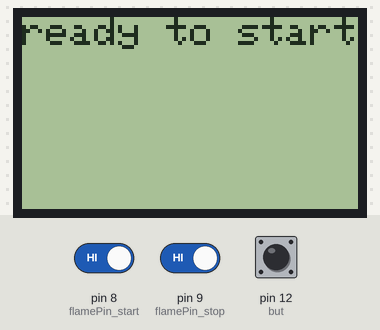
A sketch run on a simulated Arduino Uno, built with avr-gcc and run on an emulated ATmega328P. Parts: 84×48 one-colour display. The test bench sets the inputs (shaded band); at power-on: pin 9 (flamePin_stop) HIGH, pin 12 (but) HIGH, pin 8 (flamePin_start) HIGH. What the sketch prints to the serial monitor is not drawn.

Above: at 2.2 s.
2.3 s: pin 9 (flamePin_stop) driven LOW
At 3.3 s:
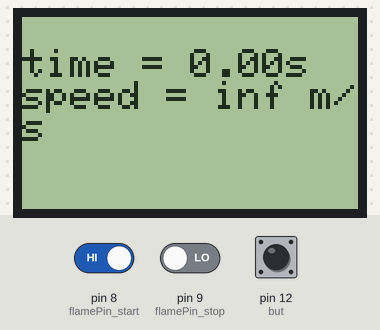
3.8 s: pin 12 (but) pulled LOW for 0.15 s
At 4.6 s:
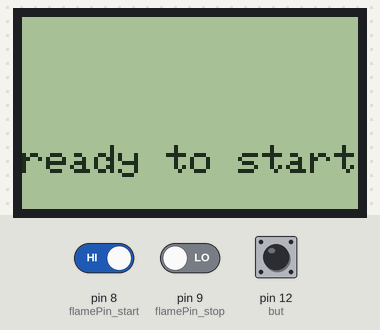
6.3 s: pin 12 (but) pulled LOW for 1 s
At 7.0 s:
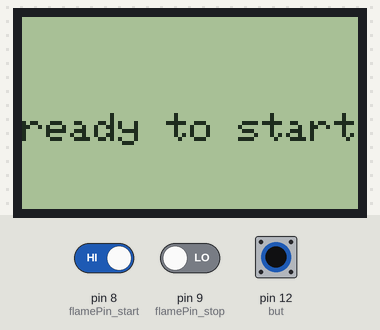
8.8 s: pin 12 (but) pulled LOW for 3.2 s
13.5 s: pin 8 (flamePin_start) driven LOW and pin 9 (flamePin_stop) driven HIGH and pin 12 (but) driven LOW
At 15.4 s:
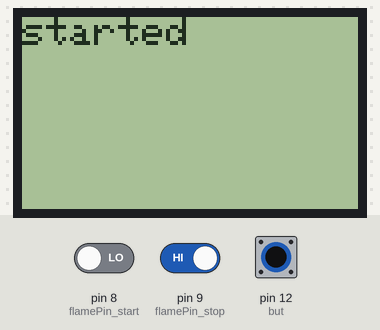
16.0 s: pin 9 (flamePin_stop) driven LOW
At 16.8 s:
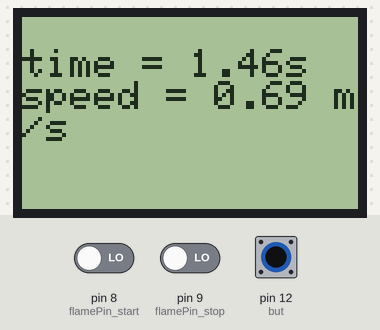
Timing chart, 0 to 19.0 s (numbered marks = the images above; inputs shaded):
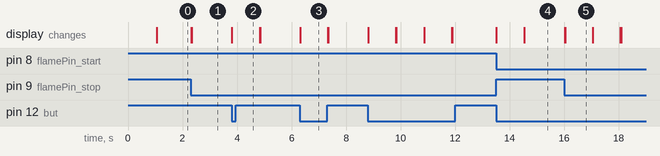

The sketch:

final.ino
```cpp
#include <Adafruit_GFX.h>
#include <Adafruit_PCD8544.h>
Adafruit_PCD8544 display = Adafruit_PCD8544(3, 4, 5, 6, 7);

int flamePin_start = 8; // задание порта для digital-выхода датчика на старте
int flamePin_stop = 9; // задание порта для digital-выхода датчика на финише
int but = 12;          // задание порта для присоединения кнопки

void setup() {
    // инициализация и очистка дисплея
    display.begin();
    display.clearDisplay();
    display.display();

    display.setContrast(30); // установка контраста
    delay(1000);
    display.setTextSize(1);  // установка размера шрифта
    display.setTextColor(BLACK); // установка цвета текста
    display.setCursor(0,0); // установка позиции курсора

    display.println("ready to start");
    display.display();

    Serial.begin(9600);

    pinMode( flamePin_start, INPUT );
    pinMode( flamePin_stop, INPUT );
    pinMode( but, INPUT_PULLUP );
    pinMode(13, 0);
    digitalWrite(but, HIGH);            // установка кнопки в нормально-поднятое состояние
}

      // задаем переменные
double i = 0;
double a = millis();
double c ;
int z = 0;  // переменная-флажок для срабатывания первого датчика только один раз

void loop() {
  if(!digitalRead(flamePin_start) && z == 0)
  {
    display.clearDisplay();
    display.display();
    display.println("started");
    display.display();
    a = millis();
      while(digitalRead(flamePin_stop))
      {
        c = millis();
        i = (c-a)/1000;
        //Serial.println(i);
      }
  }

  //if(!digitalRead(flamePin_stop) && (flamePin_start)) {
  if(!digitalRead(flamePin_stop) && z ==0)
  {
    display.clearDisplay();
    display.display();
    display.print("time = ");
    display.print(i);
    display.println("s");
    Serial.println(i);
    display.print("speed = ");
    display.print(1.0 / i);
    display.println(" m/s");
    display.display();
    z = 1;
    delay(1000);
  }

     if(digitalRead(but) == LOW){
      z = 0;
      display.clearDisplay();
      display.println("ready to start");
      display.display();
      display.setCursor(0,0);
      delay(1000);
     }

}
```

Measured:
- after the input at 2.3 s, the display: first changes at once (image 1 shows a later state)
- after the input at 3.8 s, the display: changes at once (image 2)
- after the input at 6.3 s, the display: changes at once (image 3)
- after the input at 13.5 s, the display: first changes at once (image 4 shows a later state)
- after the input at 16.0 s, the display: first changes at once (image 5 shows a later state)
- what the display in image 5 shows lasts 1.0 s, from 16.0 s to 17.0 s
